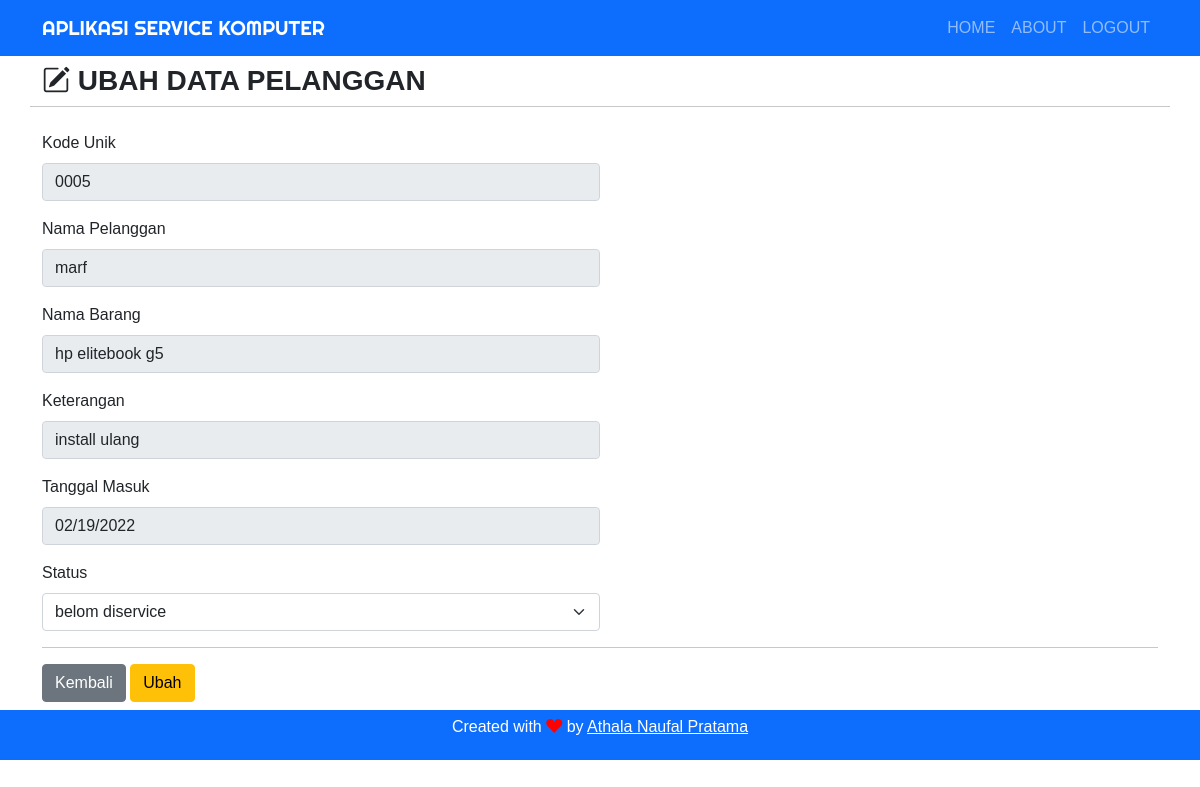
Page /ubah.php?no=6 (signed in) on the committed database.
### tables this page shows
CREATE TABLE `tb_data` (
  `no` int(20) NOT NULL,
  `kode_unik` varchar(20) NOT NULL,
  `nama_owner` varchar(30) NOT NULL,
  `nama_device` varchar(30) NOT NULL,
  `keterangan` varchar(200) NOT NULL,
  `tanggal_in` date NOT NULL,
  `status` varchar(20) NOT NULL
);

### function.php (called while the page is built, shortened)
<?php
$koneksi = mysqli_connect("localhost", "root", "", "aplikasi_kita");
function query($query)
{
    global $koneksi;
    $result = mysqli_query($koneksi, $query);
    $rows = [];
    while ($row = mysqli_fetch_assoc($result)) {
        $rows[] = $row;
    }
    return $rows;
}

### ubah.php (the view, shortened to what this page needs)
<?php
require 'function.php';
$no = $_GET['no'];
$mine = query("SELECT * FROM tb_data WHERE no = $no")[0];
?>
<!DOCTYPE html>
<html lang="en">
<head>
    <link href="https://cdn.jsdelivr.net/npm/bootstrap@5.0.0-beta2/dist/css/bootstrap.min.css" rel="stylesheet">
    <link rel="stylesheet" href="https://cdn.jsdelivr.net/npm/bootstrap-icons@1.4.0/font/bootstrap-icons.css">
    <link rel="stylesheet" href="css/style.css">
</head>
<body>
    <nav class="navbar navbar-expand-lg navbar-dark bg-primary text-uppercase">
        <div class="container">
            <a class="navbar-brand" href="index.php">Aplikasi Service Komputer</a>
            <div class="collapse navbar-collapse" id="navbarNav">
                <ul class="navbar-nav ms-auto">
                    <li class="nav-item">
                        <a class="nav-link" aria-current="page" href="index.php">Home</a>
                    </li>
                    <li class="nav-item">
                        <a class="nav-link" href="#about">About</a>
                    </li>
                    <li class="nav-item">
                        <a class="nav-link" href="logout.php">Logout</a>
                    </li>
                </ul>
            </div>
        </div>
    </nav>
    <div class="container">
        <div class="row my-2">
            <div class="col-md">
                <h3 class="fw-bold text-uppercase"><i class="bi bi-pencil-square"></i>&nbsp;Ubah Data Pelanggan</h3>
            </div>
            <hr>
        </div>
        <div class="row my-2">
            <div class="col-md">
                <form action="" method="post" enctype="multipart/form-data">
                    <div class="mb-3">
                        <label for="nis" class="form-label">Kode Unik</label>
                        <input type="text" class="form-control w-50" id="nis" placeholder="Masukkan Kode Unik" name="kode_unik" autocomplete="off" value="<?= $mine['kode_unik']?>" readonly>
                    </div>
                    <div class="mb-3">
                        <label for="nama" class="form-label">Nama Pelanggan</label>
                        <input type="text" class="form-control form-control-md w-50" id="nama" placeholder="Masukkan Nama" name="nama_owner" autocomplete="off" value="<?= $mine['nama_owner']?>" readonly>
                    </div>
                    <div class="mb-3">
                        <label for="nama_barang" class="form-label">Nama Barang</label>
                        <input type="text" class="form-control w-50" id="nama_barang" placeholder="Masukkan Nama Barang" name="nama_device" autocomplete="off" value="<?= $mine['nama_device'] ?>" readonly>
                    </div>
                    <div class="mb-3">
                        <label for="keterangan" class="form-label">Keterangan</label>
                        <input type="text" class="form-control w-50" id="keterangan" name="keterangan" value="<?= $mine['keterangan'] ?>" readonly>
                    </div>
                    <div class="mb-3">
                        <label class="form-label">Tanggal Masuk</label>
                        <input type="date" class="form-control w-50" name="tanggal_in" value="<?= $mine['tanggal_in']?>" readonly>
                    </div>
                    <div class="mb-3">
                        <label for="jurusan" class="form-label">Status</label>
                        <select class="form-select w-50" id="jurusan" name="status">
                            <option value="belom diservice" <?php if ($mine['status'] == "belom diservice"){?>selected=""<?php } ?>>belom diservice</option>
                        </select>
                    </div>
                    <hr>
                    <a href="dashboard.php" class="btn btn-secondary">Kembali</a>
                    <button type="submit" class="btn btn-warning" name="ubah">Ubah</button>
                </form>
            </div>
        </div>
    </div>
    <footer class="bg-primary text-white text-center" style="padding: 5px;">
        <p>Created with <i class="bi bi-suit-heart-fill" style="color: red;"></i> by <u style="color: #fff;">Athala Naufal Pratama</u></p>
    </footer>
</body>
</html>

### css/style.css (style rules this page uses)
body { font-family: "Gill Sans", "Gill Sans MT", Calibri, "Trebuchet MS", sans-serif; }
.navbar-brand { font-family: "Righteous", cursive; }

### rows in the picture
tb_data: kode_unik "0005", nama_owner "marf", nama_device "hp elitebook g5", keterangan "install ulang", tanggal_in "02/19/2022", status "belom diservice"
